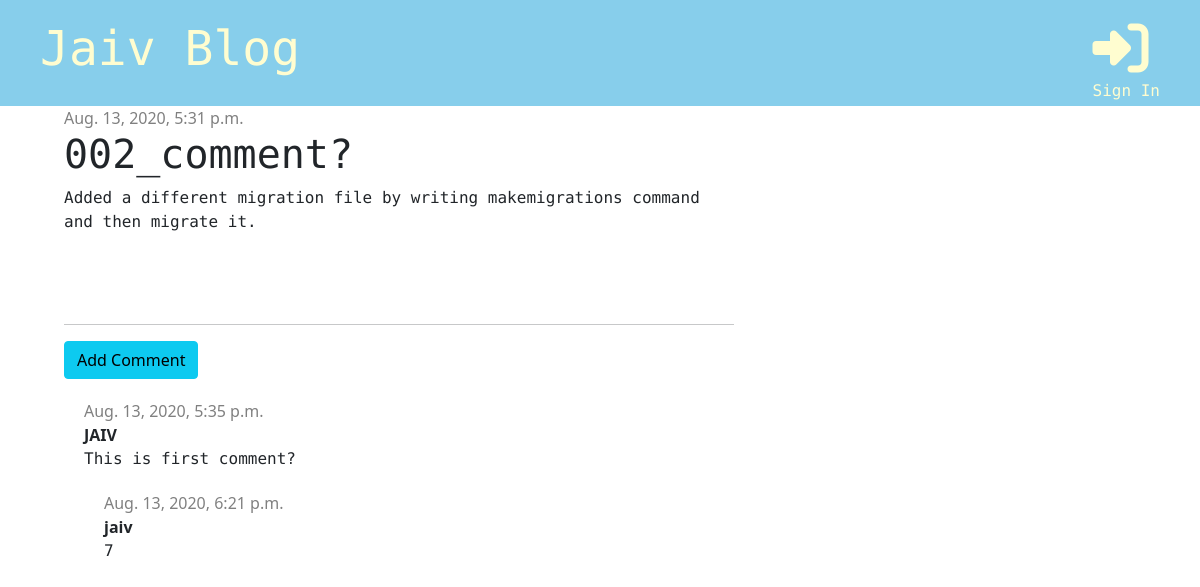
Page /post/9 on the committed database.
### blog/models.py (models this page shows, shortened)
class Post(models.Model):
    author = models.ForeignKey('auth.User', on_delete=models.CASCADE)
    title = models.CharField(max_length=200)
    text = models.TextField()
    created_date = models.DateTimeField(default=timezone.now)
    published_date = models.DateTimeField(blank=True, null=True)

class Comment(models.Model):
    post = models.ForeignKey('blog.Post', on_delete=models.CASCADE, related_name='comments')
    author = models.CharField(max_length=200)
    text = models.TextField()
    created_date = models.DateTimeField(default=timezone.now)

### blog/views.py (the view)
# urls.py: path('post/<int:pk>', views.post_detail, name='post_detail'),
def post_detail(request, pk):
    post = get_object_or_404(Post, pk=pk)
    stuff_for_frontend = {'post': post}
    return render(request, 'blog/post_detail.html', stuff_for_frontend)

### blog/templates/blog/post_detail.html (shortened to what this page needs)
{% extends 'blog/base.html'%}
    {% block content %}
        <div class="post">
            {% if post.published_date %}
            <div class="date">
                {{ post.published_date }}
            </div>
            {% else %}
                <a href="{% url 'post_publish' pk=post.pk %}" class="btn btn-primary">Publish</a>
            {% endif %}
            <h1>{{ post.title }}</h1>
            <p> {{ post.text|linebreaksbr}}</p>
        </div>
        <hr>
        <a href="{% url 'add_comment_to_post' pk=post.pk %}" class="btn btn-info">Add Comment</a>
        {% for comment in post.comments.all %}
        <div class="comment">
            <div class="date">
                {{ comment.created_date }}
            </div>
        <strong>{{ comment.author }}</strong>
        <p>{{ comment.text }}</p>
            {% empty %}
            <p>No comments yet...</p>
        </div>
        {% endfor %}
{% endblock %}

### blog/static/css/blog.css (style rules this page uses)
h1, h2, h3, h4, p { font-family: "Roboto Mono", "Lucida Grande", "DejaVu Sans", "Bitstream Vera Sans", Verdana, Arial, sans-serif; }
.date { color: grey; }
.post { margin-bottom: 90px; }
.comment { margin: 20px 20px 0 20px; }

### rows in the picture
Post: published_date "Aug. 13, 2020, 5:31 p.m.", title "002_comment?", text "Added a different migration file by writing makemigrations command and then migrate it."
Comment: created_date "Aug. 13, 2020, 5:35 p.m.", author "JAIV", text "This is first comment?"
Comment: created_date "Aug. 13, 2020, 6:21 p.m.", author "jaiv", text "7"
